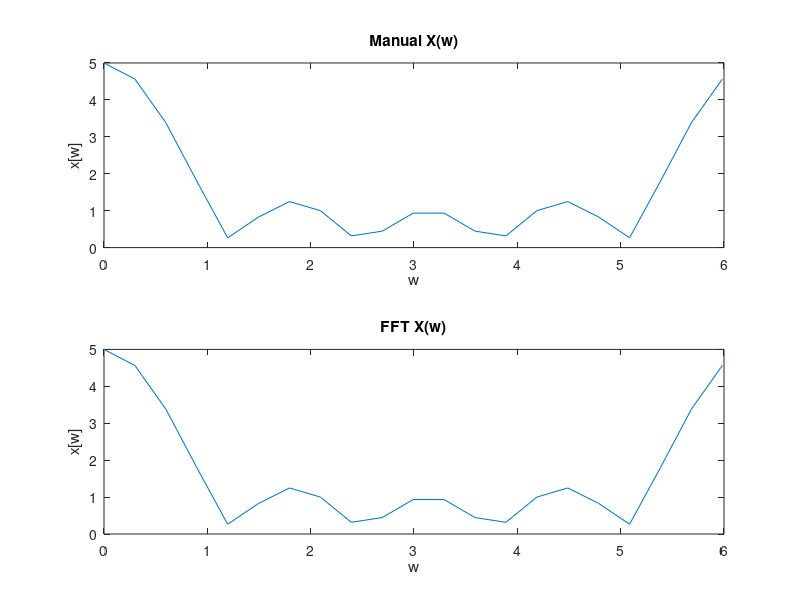

Source code (MATLAB):
clear
clc
close all

n = (-10: 10);
x = zeros(1,length(n));
x(9: 13) = 1;

wStep = 2 * pi / 21;
% wStep = 2 * pi / (length(n) - 1);
w = (0: wStep: 40 * pi/21); % The same freq range of fft

xFreq = zeros(1, length(w)); % initiate xFreq array

freqIndex = 1;
for indexW = w
    s = 0; % sum
    for indexN = n
        s = s + x(indexN + 11) * exp(-1j * indexW * indexN);
    end
    xFreq(freqIndex) = s;
    freqIndex = freqIndex + 1;
end

xFreqFFT = fft(x);

figure(1)

subplot(2, 1, 1)
plot(w, abs(xFreq))
title("Manual X(w)")
xlabel("w")
ylabel("x[w]")

subplot(2, 1, 2)
plot(w, abs(xFreqFFT))
title("FFT X(w)")
xlabel("w")
ylabel("x[w]")

